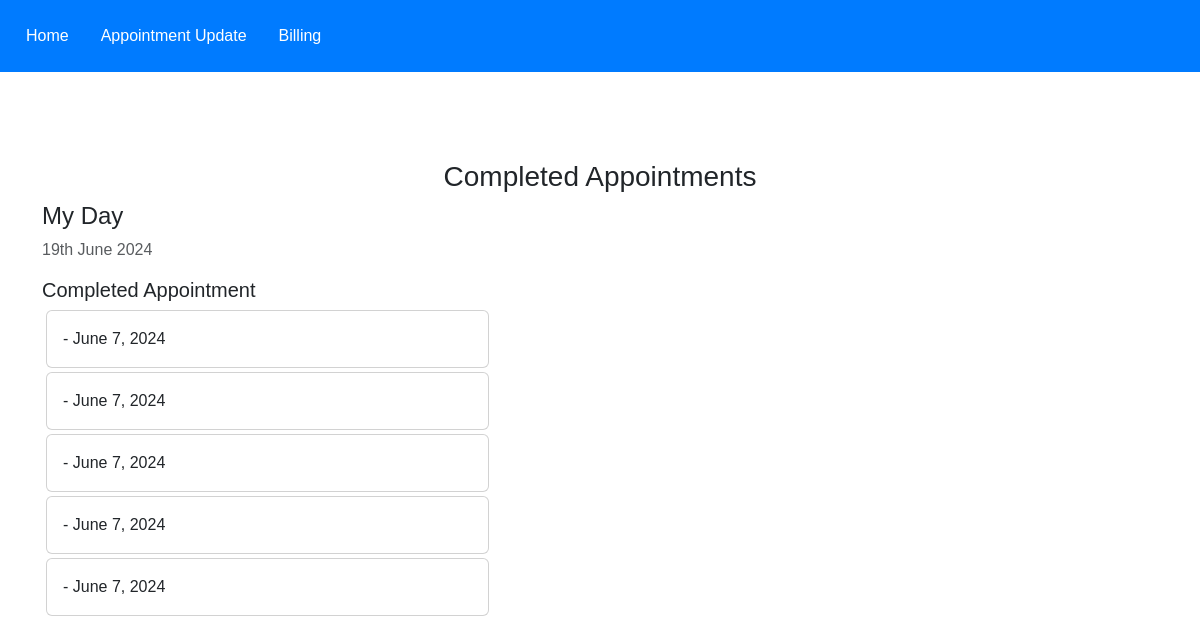
/completed_appointment, run on the app's committed database.
### Hospital_app/models.py (models this page shows, shortened)
class Appointment(models.Model):
    GENDER = [
        ('other', 'Other'),
        ('male', 'Male'),
        ('female', 'Female'),
    ]
    user = models.ForeignKey(User, on_delete=models.CASCADE)
    first_name = models.CharField(max_length=100)
    last_name = models.CharField(max_length=100, default='')
    email = models.EmailField(max_length=100, default='')
    phone = models.IntegerField(max_length=10, default=9404733748)
    department = models.ForeignKey(Department, on_delete=models.CASCADE, default=False)
    doctor = models.ForeignKey(Doctor, on_delete=models.CASCADE,  default=False)
    date = models.DateField(auto_now_add=True)
    gender = models.CharField(max_length=10, choices=GENDER, default='other')
    is_completed = models.BooleanField(default=False)
    is_cancelled = models.BooleanField(default=False)
    status = models.BooleanField(default=True)
    billed = models.BooleanField(default=False)

### hospital_staff/views.py (the view)
# urls.py: path('completed_appointment', views.completed_appointment, name='completed_appointment'),
def completed_appointment(request):
    completed = Appointment.objects.filter(is_completed=True)
    return render(request, 'staff/completed_appointment.html', {'completed': completed})

### templates/staff/completed_appointment.html (shortened to what this page needs)
<!DOCTYPE html>
<html lang="en">
<head>
    <link href="https://cdn.jsdelivr.net/npm/bootstrap@5.3.0-alpha1/dist/css/bootstrap.min.css" rel="stylesheet">
    <link rel="stylesheet" href="https://cdnjs.cloudflare.com/ajax/libs/font-awesome/4.7.0/css/font-awesome.min.css">
</head>
<body>
{% include 'staff/navbar.html'%}
    <div class="container">
        <h3 class="pt-5 text-center"> Completed Appointments</h3>
        <div class="row">
            <h4>My Day</h4>
            <p class="text-muted">{% now "jS F Y" %}</p>
            <div class="col-md-5 col-lg-5">
                <h5>Completed Appointment</h5>
                {% for i in completed %}
                <div class="card m-1">
                    <div class="card-body">
                     {{i.fullname}} - {{i.date}}
                    </div>
                </div>
               {% endfor %}
            </div>
        </div>
        </div>
</body>
</html>

### static/staff/nav.css (style rules this page uses)
body { font-family: Arial, sans-serif; margin: 0; padding: 0; text-decoration:none; }

### data on the page
Appointment: date "June 7, 2024"
Appointment: date "June 7, 2024"
Appointment: date "June 7, 2024"
Appointment: date "June 7, 2024"
Appointment: date "June 7, 2024"
